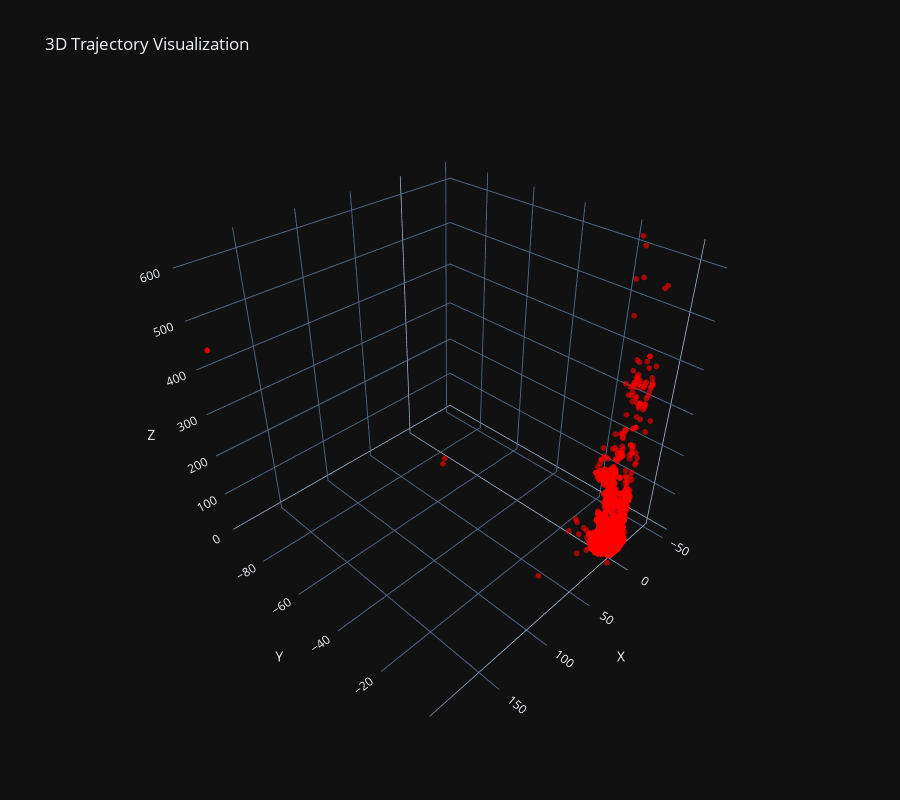

The code cell stored with this chart in its notebook:
### Code cell
def visualize_3D_points(points, trajectory, title="3D Points of Matched Features"):
    pose_xs = poses.iloc[:num_images, 3].values  
    pose_ys = poses.iloc[:num_images, 7].values  
    pose_zs = poses.iloc[:num_images, 11].values  

    traj_xs = trajectory[:, 0, 3]  
    traj_ys = trajectory[:, 1, 3]  
    traj_zs = trajectory[:, 2, 3]  
    
    feat_X = points[:, 0]
    feat_Y = points[:, 1]
    feat_Z = points[:, 2]

    fig = go.Figure()

    # fig.add_trace(go.Scatter3d(
    #     x=pose_xs,
    #     y=pose_ys,
    #     z=pose_zs,
    #     mode='lines',
    #     name='Ground Truth',
    #     line=dict(color='chartreuse', width=5)
    # ))

    # fig.add_trace(go.Scatter3d(
    #     x=traj_xs,
    #     y=traj_ys,
    #     z=traj_zs,
    #     mode='lines',
    #     name='Calculated',
    #     line=dict(color='blue', width=5)
    # ))
    
    fig.add_trace(go.Scatter3d(
        x=feat_X,
        y=feat_Y,
        z=feat_Z,
        mode='markers',
        name='Feature Points',
        marker=dict(size=2, color='red', opacity=0.6)
    ))

    fig.update_layout(
        scene=dict(
            xaxis_title='X',
            yaxis_title='Y',
            zaxis_title='Z',
        ),
        title='3D Trajectory Visualization',
        # width=1000,
        height=800,
    )

    fig.layout.template = 'plotly_dark'
    fig.show()

visualize_3D_points(feature_coardinates, trajectory)

### Figure 1 — Plotly figure (JSON) as saved in the notebook; plotly's stock layout.template omitted (floating-point values rounded to 4 significant figures; data arrays with more than 128 entries replaced by an {"elided": "..."} marker saying what was removed)
{"data": [{"marker": {"color": "red", "opacity": 0.6, "size": 2}, "mode": "markers", "name": "Feature Points", "type": "scatter3d", "x": {"elided": "17100 float values"}, "y": {"elided": "17100 float values"}, "z": {"elided": "17100 float values"}}], "layout": {"height": 800, "scene": {"xaxis": {"title": {"text": "X"}}, "yaxis": {"title": {"text": "Y"}}, "zaxis": {"title": {"text": "Z"}}}, "title": {"text": "3D Trajectory Visualization"}}}
